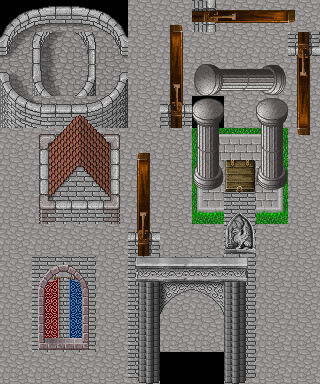

This is a level from a 2D game, rendered from its Tiled map with the project's own tilesets. A one-line summary and the complete map file follow:
An orthogonal 10x12 tile map with 32x32 px tiles, 2 tile layers (Capa de Patrones 1, Capa de patrones 2).

<map version="1.0" orientation="orthogonal" width="10" height="12" tilewidth="32" tileheight="32">
 <tileset firstgid="1" name="tmw-concrete_walls-0112" tilewidth="32" tileheight="32">
  <image source="tmw-concrete_walls-0112.png" width="512" height="512" />
 </tileset>
 <layer name="Capa de Patrones 1" width="10" height="12">
  <data>
   <tile gid="1" />
   <tile gid="2" />
   <tile gid="3" />
   <tile gid="4" />
   <tile gid="96" />
   <tile gid="96" />
   <tile gid="96" />
   <tile gid="96" />
   <tile gid="96" />
   <tile gid="96" />
   <tile gid="17" />
   <tile gid="162" />
   <tile gid="162" />
   <tile gid="20" />
   <tile gid="96" />
   <tile gid="96" />
   <tile gid="96" />
   <tile gid="96" />
   <tile gid="96" />
   <tile gid="96" />
   <tile gid="33" />
   <tile gid="162" />
   <tile gid="162" />
   <tile gid="36" />
   <tile gid="96" />
   <tile gid="96" />
   <tile gid="96" />
   <tile gid="96" />
   <tile gid="96" />
   <tile gid="96" />
   <tile gid="49" />
   <tile gid="50" />
   <tile gid="51" />
   <tile gid="52" />
   <tile gid="96" />
   <tile gid="96" />
   <tile gid="0" />
   <tile gid="96" />
   <tile gid="96" />
   <tile gid="96" />
   <tile gid="96" />
   <tile gid="96" />
   <tile gid="96" />
   <tile gid="96" />
   <tile gid="96" />
   <tile gid="96" />
   <tile gid="92" />
   <tile gid="93" />
   <tile gid="94" />
   <tile gid="96" />
   <tile gid="96" />
   <tile gid="96" />
   <tile gid="96" />
   <tile gid="96" />
   <tile gid="96" />
   <tile gid="96" />
   <tile gid="108" />
   <tile gid="109" />
   <tile gid="110" />
   <tile gid="96" />
   <tile gid="96" />
   <tile gid="96" />
   <tile gid="96" />
   <tile gid="96" />
   <tile gid="96" />
   <tile gid="96" />
   <tile gid="124" />
   <tile gid="125" />
   <tile gid="126" />
   <tile gid="96" />
   <tile gid="96" />
   <tile gid="96" />
   <tile gid="96" />
   <tile gid="96" />
   <tile gid="96" />
   <tile gid="96" />
   <tile gid="96" />
   <tile gid="96" />
   <tile gid="96" />
   <tile gid="96" />
   <tile gid="96" />
   <tile gid="205" />
   <tile gid="206" />
   <tile gid="96" />
   <tile gid="96" />
   <tile gid="96" />
   <tile gid="96" />
   <tile gid="96" />
   <tile gid="96" />
   <tile gid="96" />
   <tile gid="96" />
   <tile gid="221" />
   <tile gid="222" />
   <tile gid="96" />
   <tile gid="96" />
   <tile gid="96" />
   <tile gid="96" />
   <tile gid="96" />
   <tile gid="96" />
   <tile gid="96" />
   <tile gid="96" />
   <tile gid="237" />
   <tile gid="238" />
   <tile gid="96" />
   <tile gid="96" />
   <tile gid="96" />
   <tile gid="96" />
   <tile gid="96" />
   <tile gid="96" />
   <tile gid="96" />
   <tile gid="96" />
   <tile gid="96" />
   <tile gid="96" />
   <tile gid="96" />
   <tile gid="96" />
   <tile gid="0" />
   <tile gid="0" />
   <tile gid="96" />
   <tile gid="96" />
   <tile gid="96" />
  </data>
 </layer>
 <layer name="Capa de patrones 2" width="10" height="12">
  <data>
   <tile gid="0" />
   <tile gid="0" />
   <tile gid="0" />
   <tile gid="0" />
   <tile gid="0" />
   <tile gid="2147483701" />
   <tile gid="3758096485" />
   <tile gid="3758096469" />
   <tile gid="3758096453" />
   <tile gid="3758096437" />
   <tile gid="0" />
   <tile gid="18" />
   <tile gid="19" />
   <tile gid="0" />
   <tile gid="0" />
   <tile gid="2147483717" />
   <tile gid="0" />
   <tile gid="0" />
   <tile gid="0" />
   <tile gid="1073741925" />
   <tile gid="0" />
   <tile gid="34" />
   <tile gid="35" />
   <tile gid="0" />
   <tile gid="0" />
   <tile gid="2147483733" />
   <tile gid="1610612842" />
   <tile gid="1610612858" />
   <tile gid="1610612874" />
   <tile gid="1073741909" />
   <tile gid="0" />
   <tile gid="0" />
   <tile gid="197" />
   <tile gid="0" />
   <tile gid="0" />
   <tile gid="2147483749" />
   <tile gid="106" />
   <tile gid="0" />
   <tile gid="106" />
   <tile gid="1073741893" />
   <tile gid="0" />
   <tile gid="212" />
   <tile gid="213" />
   <tile gid="214" />
   <tile gid="53" />
   <tile gid="0" />
   <tile gid="122" />
   <tile gid="0" />
   <tile gid="122" />
   <tile gid="1073741877" />
   <tile gid="0" />
   <tile gid="228" />
   <tile gid="229" />
   <tile gid="230" />
   <tile gid="69" />
   <tile gid="0" />
   <tile gid="138" />
   <tile gid="165" />
   <tile gid="138" />
   <tile gid="0" />
   <tile gid="0" />
   <tile gid="244" />
   <tile gid="245" />
   <tile gid="246" />
   <tile gid="85" />
   <tile gid="0" />
   <tile gid="0" />
   <tile gid="200" />
   <tile gid="0" />
   <tile gid="0" />
   <tile gid="0" />
   <tile gid="0" />
   <tile gid="0" />
   <tile gid="0" />
   <tile gid="101" />
   <tile gid="0" />
   <tile gid="0" />
   <tile gid="216" />
   <tile gid="0" />
   <tile gid="0" />
   <tile gid="0" />
   <tile gid="154" />
   <tile gid="155" />
   <tile gid="0" />
   <tile gid="201" />
   <tile gid="202" />
   <tile gid="203" />
   <tile gid="204" />
   <tile gid="0" />
   <tile gid="0" />
   <tile gid="0" />
   <tile gid="170" />
   <tile gid="171" />
   <tile gid="0" />
   <tile gid="217" />
   <tile gid="218" />
   <tile gid="219" />
   <tile gid="220" />
   <tile gid="0" />
   <tile gid="0" />
   <tile gid="0" />
   <tile gid="186" />
   <tile gid="187" />
   <tile gid="0" />
   <tile gid="233" />
   <tile gid="0" />
   <tile gid="0" />
   <tile gid="236" />
   <tile gid="0" />
   <tile gid="0" />
   <tile gid="0" />
   <tile gid="0" />
   <tile gid="0" />
   <tile gid="0" />
   <tile gid="249" />
   <tile gid="0" />
   <tile gid="0" />
   <tile gid="252" />
   <tile gid="0" />
   <tile gid="0" />
  </data>
 </layer>
</map>
